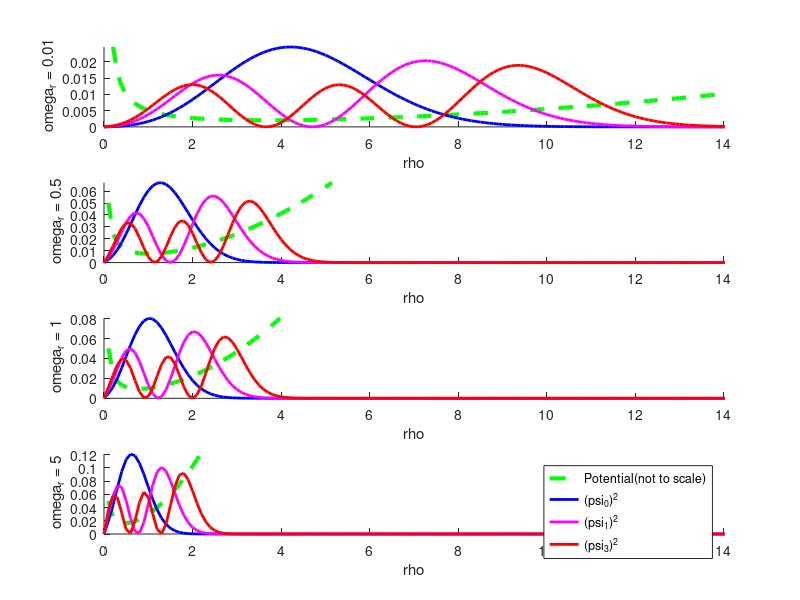

MATLAB code to generate this figure:
clear
load('two_electrons.mat')
xmax = 14;

%omega_r = 0.01
subplot(4,1,1) 
hold on
plot(rho,V*0.5e-2,'g--','LineWidth',3)
plot(rho,psi_0.^2,'b-','LineWidth',2)
plot(rho,psi_1.^2,'m-','LineWidth',2)
plot(rho,psi_2.^2,'r-','LineWidth',2)
axis([0,xmax,0,max(psi_0.^2)]);
xlabel('rho');
ylabel(' omega_r = 0.01')

subplot(4,1,2) 
hold on
plot(rho,V1*0.5e-2,'g--','LineWidth',3)
plot(rho,psi_200.^2,'b-','LineWidth',2)
plot(rho,psi_201.^2,'m-','LineWidth',2)
plot(rho,psi_202.^2,'r-','LineWidth',2)
axis([0,xmax,0,max(psi_200.^2)]);
xlabel('rho');
ylabel(' omega_r = 0.5')



subplot(4,1,3) 
hold on
plot(rho,V2*0.5e-2,'g--','LineWidth',3)
plot(rho,psi_400.^2,'b-','LineWidth',2)
plot(rho,psi_401.^2,'m-','LineWidth',2)
plot(rho,psi_402.^2,'r-','LineWidth',2)
axis([0,xmax,0,max(psi_400.^2)]);
xlabel('rho');
ylabel(' omega_r = 1')


subplot(4,1,4) 
hold on
plot(rho,V3*0.5e-2,'g--','LineWidth',3)
plot(rho,psi_600.^2,'b-','LineWidth',2)
plot(rho,psi_601.^2,'m-','LineWidth',2)
plot(rho,psi_602.^2,'r-','LineWidth',2)
axis([0,xmax,0,max(psi_600.^2)]);
xlabel('rho');
ylabel(' omega_r = 5')
legend('Potential(not to scale)','(psi_0)^2','(psi_1)^2','(psi_3)^2')
